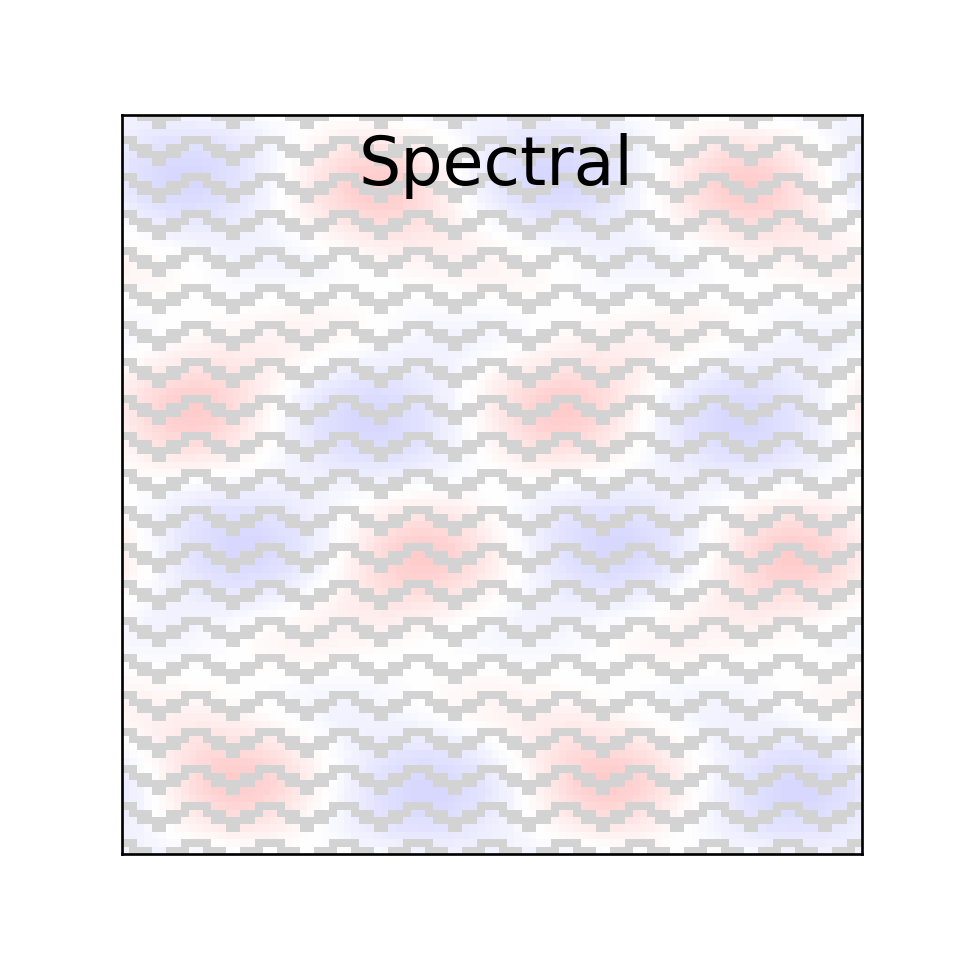

Python code for this plot:
import matplotlib.pyplot as plt
import numpy as np

"""
Create Your Spectral Simulation (With Python)
Philip Mocz 2023, @PMocz

Simulate the compressible Navier-Stokes equations

Method based on:
https://levelup.gitconnected.com/create-your-own-navier-stokes-spectral-method-fluid-simulation-with-python-3f37405524f4

see link for details

"""

# fancy plot
mask = [
    [1, 0, 0, 0, 1, 1, 0, 0, 0, 1],
    [0, 0, 1, 1, 1, 1, 1, 1, 0, 0],
    [1, 1, 1, 1, 1, 1, 1, 1, 1, 1],
    [1, 1, 1, 1, 0, 0, 1, 1, 1, 1],
    [1, 1, 0, 0, 0, 0, 0, 0, 1, 1],
    [1, 0, 0, 0, 1, 1, 0, 0, 0, 1],
    [0, 0, 1, 1, 1, 1, 1, 1, 0, 0],
    [1, 1, 1, 1, 1, 1, 1, 1, 1, 1],
    [1, 1, 1, 1, 0, 0, 1, 1, 1, 1],
    [1, 1, 0, 0, 0, 0, 0, 0, 1, 1],
]


def grad(v, kx, ky):
    """return gradient of v"""
    v_hat = np.fft.fftn(v)
    dvx = np.real(np.fft.ifftn(1j * kx * v_hat))
    dvy = np.real(np.fft.ifftn(1j * ky * v_hat))
    return dvx, dvy


def apply_dealias(f, dealias):
    """apply 2/3 rule dealias to field f"""
    f_hat = dealias * np.fft.fftn(f)
    return np.real(np.fft.ifftn(f_hat))


def diffusion_solve(v, dt, nu, kSq):
    """solve the diffusion equation over a timestep dt, given viscosity nu"""
    v_hat = (np.fft.fftn(v)) / (1.0 + dt * nu * kSq)
    v = np.real(np.fft.ifftn(v_hat))
    return v


def main():
    """Spectral Simulation"""

    # Simulation parameters
    N = 100  # resolution
    courant_fac = 0.5  # Courant factor
    t = 0  # current time of the simulation
    tEnd = 1 / np.sqrt(3)  # time at which simulation ends
    Nout = 100  # number of frames to draw
    nu = 0.001  # viscosity (spectral methods need explicit viscosity)
    saveFrames = False  # save frames to create movie

    # Mesh
    Lbox = 1.0  # box size
    dx = Lbox / N
    xlin = np.linspace(0.5 * dx, Lbox - 0.5 * dx, N)
    X, Y = np.meshgrid(xlin, xlin)

    # Generate Initial Conditions
    rho = 0 * X + 1
    vx = 0.5 * np.sin(2 * np.pi * Y)
    vy = 0.1 * np.sin(4 * np.pi * X) * np.cos(2 * np.pi * Y) ** 2

    # Fourier Space Variables
    klin = 2.0 * np.pi / Lbox * np.arange(-N / 2, N / 2)
    kmax = np.max(klin)
    kx, ky = np.meshgrid(klin, klin)
    kx = np.fft.ifftshift(kx)
    ky = np.fft.ifftshift(ky)
    kSq = kx**2 + ky**2

    # De-alias with the 2/3 rule
    dealias = (np.abs(kx) < (2.0 / 3.0) * kmax) & (np.abs(ky) < (2.0 / 3.0) * kmax)

    # prep figure
    fig = plt.figure(figsize=(4, 4), dpi=100)
    cmap = plt.cm.bwr
    cmap.set_bad("LightGray")
    outputCount = 1

    # Simulation Main Loop
    while t < tEnd:
        # get time step (CFL) = dx / max signal speed
        dt = courant_fac * np.min(dx / (1 + np.sqrt(vx**2 + vy**2)))
        plotThisTurn = False
        if t + dt > outputCount * tEnd / Nout:
            dt = outputCount * tEnd / Nout - t
            plotThisTurn = True

        # Advection: rhs = -(v.grad)v
        drho_x, drho_y = grad(rho, kx, ky)
        dvx_x, dvx_y = grad(vx, kx, ky)
        dvy_x, dvy_y = grad(vy, kx, ky)

        rhs_rho = -(vx * drho_x + vy * drho_y) - rho * (dvx_x + dvy_y)
        rhs_vx = -(vx * dvx_x + vy * dvx_y)
        rhs_vy = -(vx * dvy_x + vy * dvy_y)

        rhs_rho = apply_dealias(rhs_rho, dealias)
        rhs_vx = apply_dealias(rhs_vx, dealias)
        rhs_vy = apply_dealias(rhs_vy, dealias)

        rho += dt * rhs_rho
        vx += dt * rhs_vx
        vy += dt * rhs_vy

        # Pressure
        P = rho
        dPx, dPy = grad(P, kx, ky)

        # Add pressure
        # rho += -dt * rho * (dvx_x + dvy_y)
        vx += -dt * dPx / rho  # apply_dealias(dt * dPx / rho, dealias)
        vy += -dt * dPy / rho  # apply_dealias(dt * dPy / rho, dealias)

        # Diffusion solve (implicit)
        vx = diffusion_solve(vx, dt, nu, kSq)
        vy = diffusion_solve(vy, dt, nu, kSq)

        # update time
        t += dt

        # Plot in real time
        if plotThisTurn:
            plt.cla()
            plot_field = 1.0 * rho
            if saveFrames:
                # fancy plot to illustrate FV concept
                plot_field[np.tile(mask, (int(N / 10), int(N / 10))) == 0] = np.nan
            plt.imshow(plot_field, cmap=cmap)
            plt.clim(0.85, 1.15)
            ax = plt.gca()
            ax.invert_yaxis()
            ax.get_xaxis().set_visible(False)
            ax.get_yaxis().set_visible(False)
            ax.set_aspect("equal")
            if saveFrames:
                plt.text(
                    0.5 * N,
                    0.9 * N,
                    "Spectral",
                    fontsize=20,
                    horizontalalignment="center",
                )
                plt.savefig(
                    "tmp/spec%03d.png" % (outputCount - 1),
                    dpi=100,
                    bbox_inches="tight",
                    pad_inches=0,
                )
            outputCount += 1
            plt.pause(0.001)

    # Save figure
    plt.savefig("spectral.png", dpi=240)
    plt.show()

    return 0


if __name__ == "__main__":
    main()
